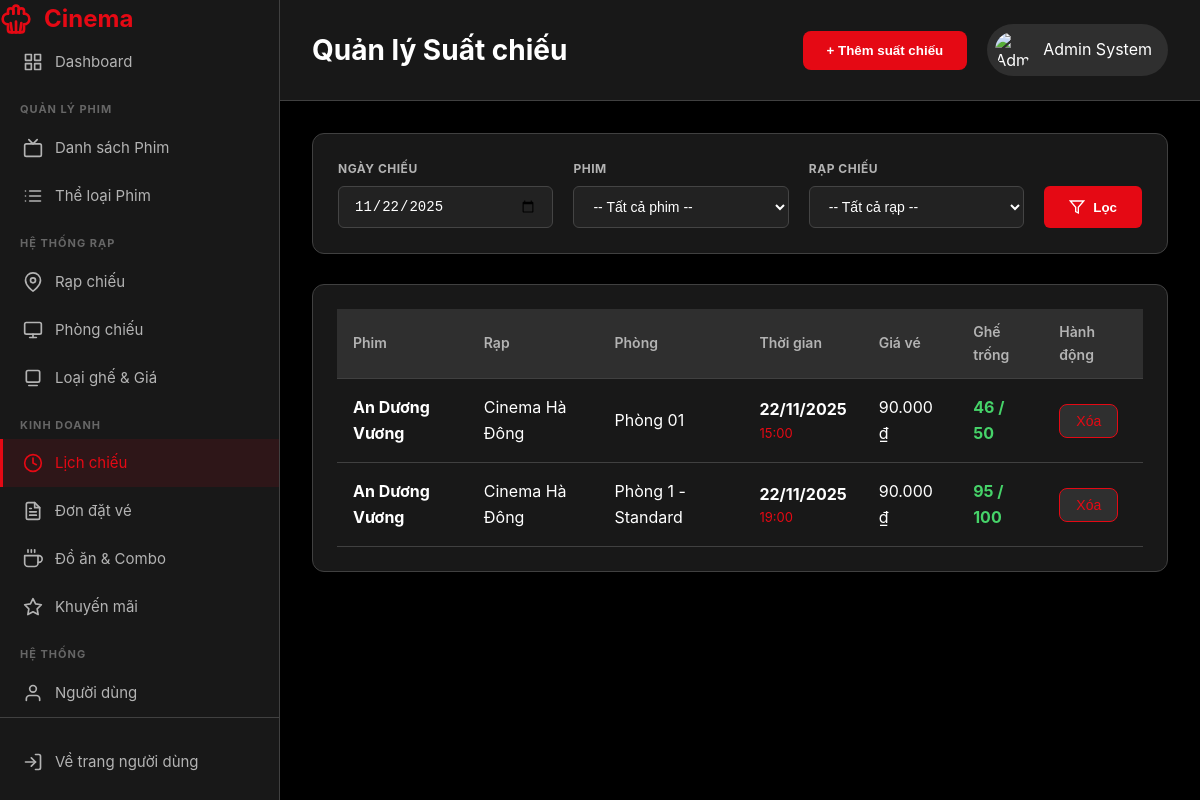
Screenshot of /BTL_MO/View/admin/showtimes.php (signed in) with the database file from the repository.
### tables this page shows
CREATE TABLE `showtimes` (
  `ShowtimeID` int NOT NULL AUTO_INCREMENT,
  `MovieID` int NOT NULL,
  `ScreenID` int NOT NULL,
  `StartTime` datetime NOT NULL,
  `Price` decimal(10,2) NOT NULL,
  PRIMARY KEY (`ShowtimeID`),
  UNIQUE KEY `ScreenID` (`ScreenID`,`StartTime`),
  KEY `MovieID` (`MovieID`),
  CONSTRAINT `showtimes_ibfk_1` FOREIGN KEY (`MovieID`) REFERENCES `movies` (`MovieID`) ON DELETE CASCADE,
  CONSTRAINT `showtimes_ibfk_2` FOREIGN KEY (`ScreenID`) REFERENCES `screens` (`ScreenID`) ON DELETE CASCADE
);

CREATE TABLE `movies` (
  `MovieID` int NOT NULL AUTO_INCREMENT,
  `Title` varchar(255) NOT NULL,
  `Description` text,
  `Duration` int NOT NULL,
  `Director` varchar(100) DEFAULT NULL,
  `PosterURL` varchar(255) DEFAULT NULL,
  `TrailerURL` varchar(255) DEFAULT NULL,
  `Status` enum('Đang chiếu','Sắp chiếu','Ngưng chiếu') DEFAULT 'Sắp chiếu',
  `ReleaseDate` date DEFAULT NULL,
  `Rating` decimal(3,1) DEFAULT '0.0',
  PRIMARY KEY (`MovieID`)
);

CREATE TABLE `theaters` (
  `TheaterID` int NOT NULL AUTO_INCREMENT,
  `Name` varchar(100) NOT NULL,
  `Address` varchar(255) NOT NULL,
  `City` varchar(100) DEFAULT NULL,
  `Phone` varchar(20) DEFAULT NULL,
  `Email` varchar(100) DEFAULT NULL,
  PRIMARY KEY (`TheaterID`)
);

CREATE TABLE `screens` (
  `ScreenID` int NOT NULL AUTO_INCREMENT,
  `TheaterID` int NOT NULL,
  `Name` varchar(50) NOT NULL,
  `Capacity` int DEFAULT '0',
  PRIMARY KEY (`ScreenID`),
  KEY `TheaterID` (`TheaterID`),
  CONSTRAINT `screens_ibfk_1` FOREIGN KEY (`TheaterID`) REFERENCES `theaters` (`TheaterID`) ON DELETE CASCADE
);

### BTL_MO/functions/showtimes_functions.php (called while the page is built, shortened)
<?php
function getFilteredShowtimes($filters = []) {
    $conn = getDbConnection();
    $showtimes = [];
    $sql = "SELECT
                st.ShowtimeID, st.StartTime, st.Price,
                m.Title AS MovieTitle, m.PosterURL,
                t.Name AS TheaterName,
                sc.Name AS ScreenName,
                (sc.Capacity - COUNT(tk.TicketID)) AS SeatsAvailable,
                sc.Capacity
            FROM Showtimes st
            JOIN Movies m ON st.MovieID = m.MovieID
            JOIN Screens sc ON st.ScreenID = sc.ScreenID
            JOIN Theaters t ON sc.TheaterID = t.TheaterID
            LEFT JOIN Tickets tk ON st.ShowtimeID = tk.ShowtimeID
            WHERE 1=1";
    $params = [];
    $types = "";
    if (!empty($filters['date'])) {
        $sql .= " AND DATE(st.StartTime) = ?";
        $params[] = $filters['date'];
        $types .= "s";
    }
    $sql .= " GROUP BY st.ShowtimeID ORDER BY st.StartTime ASC";
    $stmt = $conn->prepare($sql);
    if (!empty($types)) {
        $stmt->bind_param($types, ...$params);
    }
    $stmt->execute();
    $result = $stmt->get_result();
    if ($result) {
        $showtimes = $result->fetch_all(MYSQLI_ASSOC);
    }
    return $showtimes;
}
?>

### BTL_MO/View/admin/showtimes.php (the view, shortened to what this page needs)
<?php
require_once '../../functions/showtimes_functions.php';
$filter_date = $_GET['filter_date'] ?? date('Y-m-d');
$filter_movie = $_GET['filter_movie'] ?? '';
$filter_theater = $_GET['filter_theater'] ?? '';
$filters = [
    'date' => $filter_date,
    'movie_id' => $filter_movie,
    'theater_id' => $filter_theater
];
$showtimes_list = getFilteredShowtimes($filters);
function getStatusColor($seats_available, $total_seats) {
    $ratio = $seats_available / $total_seats;
    return '#46d369';
}
?>
<!DOCTYPE html>
<html lang="vi">
<head>
    <link rel="stylesheet" href="../../assets/css/style.css">
    <link rel="stylesheet" href="../../assets/css/admin.css">
</head>
<body>
    <div class="admin-layout">
        <?php include 'partials/sidebar.php'; ?>
        <main class="admin-main">
            <header class="admin-header">
                <h1>Quản lý Suất chiếu</h1>
                <div class="header-actions">
                    <button class="btn-add" onclick="openModal('addShowtimeModal')">
                        <span>+ Thêm suất chiếu</span>
                    </button>
                    <div class="user-menu">
                        <img src="../../assets/images/default-avatar.png" alt="Admin">
                        <span><?php echo htmlspecialchars($_SESSION['full_name']); ?></span>
                    </div>
                </div>
            </header>
            <div class="dashboard-content">
                <div class="filter-container">
                    <form action="" method="GET" class="filter-form">
                        <div class="form-group-filter">
                            <label>Ngày chiếu</label>
                            <input type="date" name="filter_date" class="dark-input"
                                   value="<?php echo $filter_date; ?>">
                        </div>
                        <div class="form-group-filter">
                            <label>Phim</label>
                            <select name="filter_movie" class="dark-input">
                                <option value="">-- Tất cả phim --</option>
                            </select>
                        </div>
                        <div class="form-group-filter">
                            <label>Rạp chiếu</label>
                            <select name="filter_theater" class="dark-input">
                                <option value="">-- Tất cả rạp --</option>
                            </select>
                        </div>
                        <button type="submit" class="btn-filter-submit">
                            <svg width="16" height="16" viewBox="0 0 24 24" fill="none" stroke="currentColor" stroke-width="2"><polygon points="22 3 2 3 10 12.46 10 19 14 21 14 12.46 22 3"></polygon></svg>
                            Lọc
                        </button>
                    </form>
                </div>
                <div class="dashboard-card">
                    <div class="table-responsive">
                        <table class="data-table">
                            <thead>
                                <tr>
                                    <th>Phim</th>
                                    <th>Rạp</th>
                                    <th>Phòng</th>
                                    <th>Thời gian</th>
                                    <th>Giá vé</th>
                                    <th>Ghế trống</th>
                                    <th>Hành động</th>
                                </tr>
                            </thead>
                            <tbody>
                                <?php if (empty($showtimes_list)): ?>
                                    <tr>
                                        <td colspan="7" class="text-center" style="padding: 40px; color: #777;">
                                            Không tìm thấy suất chiếu nào theo bộ lọc này.
                                        </td>
                                    </tr>
                                <?php else: ?>
                                    <?php foreach ($showtimes_list as $st):
                                        $color = getStatusColor($st['SeatsAvailable'], $st['Capacity']);
                                    ?>
                                    <tr>
                                        <td><strong><?php echo htmlspecialchars($st['MovieTitle']); ?></strong></td>
                                        <td><?php echo htmlspecialchars($st['TheaterName']); ?></td>
                                        <td><?php echo htmlspecialchars($st['ScreenName']); ?></td>
                                        <td>
                                            <div style="font-weight: bold;"><?php echo date('d/m/Y', strtotime($st['StartTime'])); ?></div>
                                            <div style="font-size: 13px; color: var(--primary-color);"><?php echo date('H:i', strtotime($st['StartTime'])); ?></div>
                                        </td>
                                        <td><?php echo number_format($st['Price'], 0, ',', '.'); ?> ₫</td>
                                        <td>
                                            <span style="color: <?php echo $color; ?>; font-weight: bold;">
                                                <?php echo $st['SeatsAvailable']; ?> / <?php echo $st['Capacity']; ?>
                                            </span>
                                        </td>
                                        <td>
                                            <form action="../../Handle/showtimes_process.php" method="POST" style="display:inline;" onsubmit="return confirm('Xóa suất chiếu này?');">
                                                <button class="btn-action danger">Xóa</button>
                                            </form>
                                        </td>
                                    </tr>
                                    <?php endforeach; ?>
                                <?php endif; ?>
                            </tbody>
                        </table>
                    </div>
                </div>
            </div>
        </main>
    </div>
</body>
</html>

### BTL_MO/assets/css/style.css (style rules this page uses)
:root { --primary-color: #e50914; --primary-dark: #b20710; --secondary-color: #0f1014; --text-primary: #ffffff; --text-secondary: #b3b3b3; --bg-primary: #000000; --bg-secondary: #181818; --bg-tertiary: #2f2f2f; --border-color: #404040; --success-color: #46d369; --warning-color: #ffa500; --danger-color: #e50914; --shadow: 0 4px 12px rgba(0, 0, 0, 0.5); --shadow-lg: 0 8px 24px rgba(0, 0, 0, 0.6); --transition: all 0.3s ease; --border-radius: 8px; }
* { margin: 0; padding: 0; box-sizing: border-box; }
body { font-family: -apple-system, BlinkMacSystemFont, 'Segoe UI', Roboto, 'Helvetica Neue', Arial, sans-serif; background: var(--bg-primary); color: var(--text-primary); line-height: 1.6; overflow-x: hidden; }

### BTL_MO/assets/css/admin.css (style rules this page uses)
.admin-layout { display: grid; grid-template-columns: 280px 1fr; min-height: 100vh; }
.admin-main { overflow-x: hidden; }
.admin-header { background: var(--bg-secondary); border-bottom: 1px solid var(--border-color); padding: 24px 32px; display: flex; justify-content: space-between; align-items: center; position: sticky; top: 0; z-index: 100; }
.admin-header h1 { font-size: 28px; }
.header-actions { display: flex; align-items: center; gap: 20px; }
.user-menu { display: flex; align-items: center; gap: 12px; padding: 8px 16px 8px 8px; background: var(--bg-tertiary); border-radius: 50px; cursor: pointer; transition: var(--transition); }
.user-menu img { width: 36px; height: 36px; border-radius: 50%; object-fit: cover; }
.dashboard-content { padding: 32px; }
.dashboard-card { background: var(--bg-secondary); border: 1px solid var(--border-color); border-radius: 12px; padding: 24px; }
.table-responsive { overflow-x: auto; }
.data-table { width: 100%; border-collapse: collapse; }
.data-table thead { background: var(--bg-tertiary); }
.data-table th { padding: 12px 16px; text-align: left; font-weight: 600; font-size: 14px; color: var(--text-secondary); border-bottom: 1px solid var(--border-color); }
.data-table td { padding: 16px; border-bottom: 1px solid var(--border-color); }
.data-table tbody tr { transition: var(--transition); }
.btn-action { padding: 8px 16px; background: var(--bg-tertiary); border: 1px solid var(--border-color); border-radius: var(--border-radius); color: var(--text-primary); cursor: pointer; transition: var(--transition); font-size: 14px; font-weight: 500; text-decoration: none; display: inline-flex; align-items: center; gap: 8px; }
.btn-action.danger { color: var(--danger-color); border-color: var(--danger-color); }
.btn-add { padding: 12px 24px; background: var(--primary-color); color: var(--text-primary); border: none; border-radius: var(--border-radius); font-weight: 600; cursor: pointer; transition: var(--transition); display: inline-flex; align-items: center; gap: 8px; }

### BTL_MO/View/admin/showtimes.php (style rules this page uses)
.filter-container { background: var(--bg-secondary); padding: 25px; border-radius: 12px; margin-bottom: 30px; border: 1px solid var(--border-color); box-shadow: 0 4px 12px rgba(0,0,0,0.2); }
.filter-form { display: grid; grid-template-columns: 1fr 1fr 1fr auto; gap: 20px; align-items: end; }
.form-group-filter { display: flex; flex-direction: column; gap: 8px; }
.form-group-filter label { font-size: 12px; font-weight: 700; color: var(--text-secondary); text-transform: uppercase; letter-spacing: 0.5px; }
.dark-input { width: 100%; padding: 10px 15px; background-color: #222; border: 1px solid #444; border-radius: 6px; color: #fff; font-size: 14px; height: 42px; transition: all 0.2s; }
.btn-filter-submit { height: 42px; padding: 0 25px; background-color: var(--primary-color); color: #fff; border: none; border-radius: 6px; font-weight: 600; cursor: pointer; transition: background 0.2s; display: flex; align-items: center; gap: 8px; white-space: nowrap; }

### rows the page displays
showtimes: MovieID.Title "An Dương Vương", theaters.Name "Cinema Hà Đông", ScreenID.Name "Phòng 01", StartTime "22/11/2025", StartTime "15:00", Price "90.000", SeatsAvailable "46", ScreenID.Capacity "50"
showtimes: MovieID.Title "An Dương Vương", theaters.Name "Cinema Hà Đông", ScreenID.Name "Phòng 1 - Standard", StartTime "22/11/2025", StartTime "19:00", Price "90.000", SeatsAvailable "95", ScreenID.Capacity "100"

### other values shown
$_SESSION['full_name'] "Admin System"
